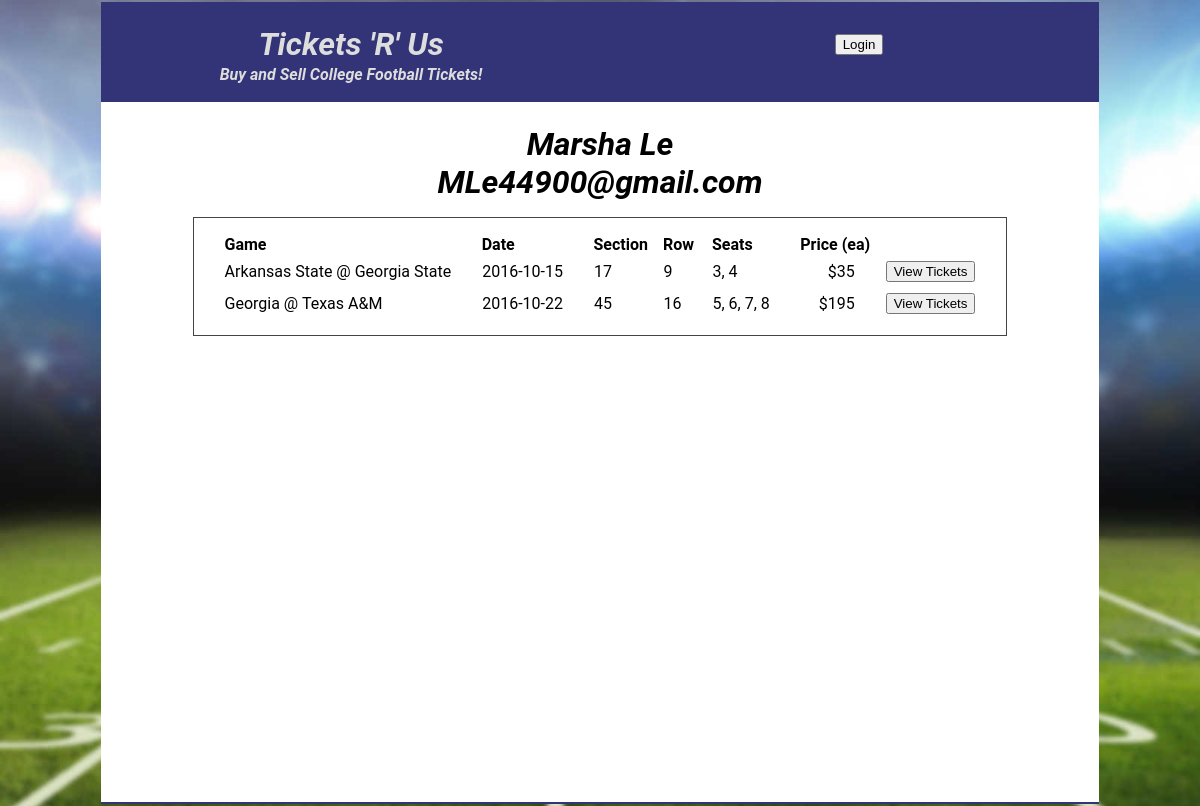
The page /users/2 on the database its author committed.
### tickets.py (models this page shows, shortened)
class User(Base):
    __tablename__ = 'user'
    id = Column(Integer, primary_key=True)
    name = Column(String, nullable=False)
    email = Column(String, unique=True, nullable=False)
    picture = Column(String, nullable=True)

class Ticket_Lot(Base):
    __tablename__ = 'ticket_lot'
    id = Column(Integer, primary_key=True)
    user_id = Column(Integer, ForeignKey('user.id'))
    seller = relationship(User, backref=backref('ticket_lots'))
    game_id = Column(Integer, ForeignKey('game.id'))
    game = relationship(Game, backref=backref('ticket_lots',  cascade="all, delete-orphan"))
    section = Column(Integer)
    row = Column(Integer)
    price = Column(Integer) # $ per ticket
    img_path = Column(String)
    def seats(self):
        return [ ticket.seat for ticket in self.tickets ]
    def seats_str(self):
        return ', '.join(map(str,self.seats()))

class Team(Base):
    __tablename__ = 'team'
    id = Column(Integer, primary_key = True)
    name =Column(String, unique=True, nullable = False)
    nickname = Column(String)
    espn_id =  Column(Integer)
    city =  Column(String)
    state = Column(String)
    conference_name = Column(String, ForeignKey('conference.abbrev_name'))
    conference = relationship('Conference', backref=backref('teams', cascade="all, delete-orphan"))
    logo = Column(String)

class Game(Base):
    __tablename__ = 'game'
    id = Column(Integer, primary_key=True)
    home_team_id = Column(Integer, ForeignKey('team.id'))
    home_team = relationship(Team, foreign_keys=[home_team_id], backref=backref('home_games'))
    visiting_team_id = Column(Integer, ForeignKey('team.id'))
    visiting_team = relationship(Team, foreign_keys=[visiting_team_id], backref=backref('away_games'))
    date = Column(Date, nullable=False)

### web_server.py (the view)
@app.route('/users/<int:user_id>')
def user(user_id):
    user = db_session.query(User).filter_by(id=user_id).one()
    main = Markup(render_template('user.html', user=user))
    return render_template('layout.html', main=main, login_session=login_session)

### templates/user.html
        <div id="user-div">
            <h1>
                {{user.name}} <br>
                {{user.email}}
            </h1>
            <div class="game-tickets">
                <table class="tickets">
                    <tr class="ticket-lot">
                        <th> Game </th>
                        <th> Date </th>
                        <th class="section"> Section </th>
                        <th class="row"> Row </th>
                        <th class="seats"> Seats </th>
                        <th class="price"> Price (ea) </th>
                    </tr>
                    {% for ticket_lot in user.ticket_lots %}
                    <tr class="ticket-lot">
                        <td class="game"> {{ticket_lot.game.visiting_team.name}} @ {{ticket_lot.game.home_team.name}} </td>
                        <td class="date"> {{ticket_lot.game.date}} </td>
                        <td class="section"> {{ticket_lot.section}} </td>
                        <td class="row"> {{ticket_lot.row}} </td>
                        <td class="seats"> {{ticket_lot.seats_str()}} </td>
                        <td class="price"> ${{ticket_lot.price}} </td>
                        <td class="view-button">
                            <a class="ticket-lot-a" href="/tickets/{{ticket_lot.id}}">
                                <button> View Tickets </button>
                            </a>
                        </td>
                    </tr>
                    {% endfor %}
                </table>
            </div>
        </div>

### static/style/tickets.css (style rules this page uses)
body, div, ul, li, p, h1, h2, h3, h4, h5, h6 { -webkit-box-sizing: border-box; -moz-box-sizing: border-box; -ms-box-sizing: border-box; box-sizing: border-box; border: 1px solid transparent; }
body, div, ul, li, p, h1, h2, h3, h4, h5, h6 { padding: 0; margin: 0; }
h1,h2,h3,h4 { width: 100%; }
body { display: -webkit-flex; display: flex; flex-wrap: wrap; flex-direction: row; justify-content: space-around; font-family: "Roboto", sans-serif; font-weight: bold; font-style: italic; text-align: center; background-image: url("/static/images/FF8a5Ku_2000_cropped.jpg"); background-size: cover; background-repeat: no-repeat; background-attachment: fixed; background-position: center; }
.conference-a, .ticket-lot-a { text-decoration: none; }
.game-tickets { border: 1px solid #444; padding: 15px; margin: 15px; background: #fff; }
table { border: 1px solid transparent; border-collapse: collapse; }
tr { border: 1px solid transparent; border-collapse: collapse; }
th { padding-left: 15px; padding-right: 0px; text-align: left; }
td { border: 1px solid transparent; border-collapse: collapse; padding: 5px; padding-left: 15px; padding-right: 15px; text-align: left; }
td.price { text-align: right; }

### rows shown on the page
User: name "Marsha Le", email "MLe44900@gmail.com"
Ticket_Lot: game.visiting_team.name "Arkansas State", game.home_team.name "Georgia State", game "2016-10-15", section "17", row "9", seats_str "3, 4", price "35"
Team: game.visiting_team.name "Georgia"
Team: game.home_team.name "Texas A&M"
Game: game "2016-10-22"

### other values the page prints
{{ ticket_lot.section }} "45"
{{ ticket_lot.row }} "16"
{{ ticket_lot.seats_str() }} "5, 6, 7, 8"
{{ ticket_lot.price }} "195"
